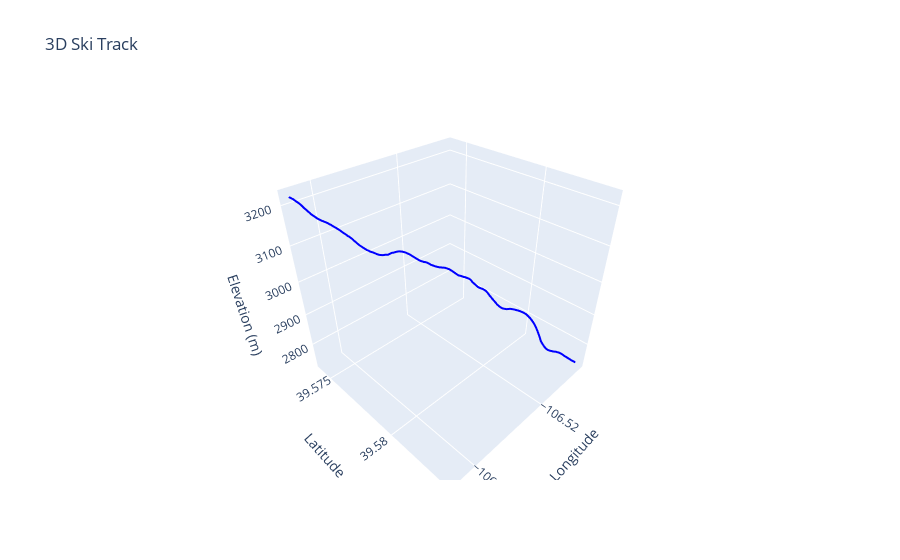

Here is the notebook cell this chart was saved with:
### Code cell
import plotly.graph_objects as go

fig = go.Figure(data=[go.Scatter3d(
    x=df['longitude'],
    y=df['latitude'],
    z=df['elevation'],
    mode='lines',
    name='Ski Track',
    line=dict(color='blue', width=4)
)])

fig.update_layout(
    scene=dict(
        xaxis_title='Longitude',
        yaxis_title='Latitude',
        zaxis_title='Elevation (m)'
    ),
    title='3D Ski Track',
    legend=dict(x=0, y=1)
)

### Figure 1 — Plotly figure (JSON) as saved in the notebook; plotly's stock layout.template omitted (floating-point values rounded to 4 significant figures; data arrays with more than 128 entries replaced by an {"elided": "..."} marker saying what was removed)
{"data": [{"line": {"color": "blue", "width": 4}, "mode": "lines", "name": "Ski Track", "type": "scatter3d", "x": {"elided": "570 float values"}, "y": {"elided": "570 float values"}, "z": {"elided": "570 float values"}}], "layout": {"legend": {"x": 0, "y": 1}, "scene": {"xaxis": {"title": {"text": "Longitude"}}, "yaxis": {"title": {"text": "Latitude"}}, "zaxis": {"title": {"text": "Elevation (m)"}}}, "title": {"text": "3D Ski Track"}}}
